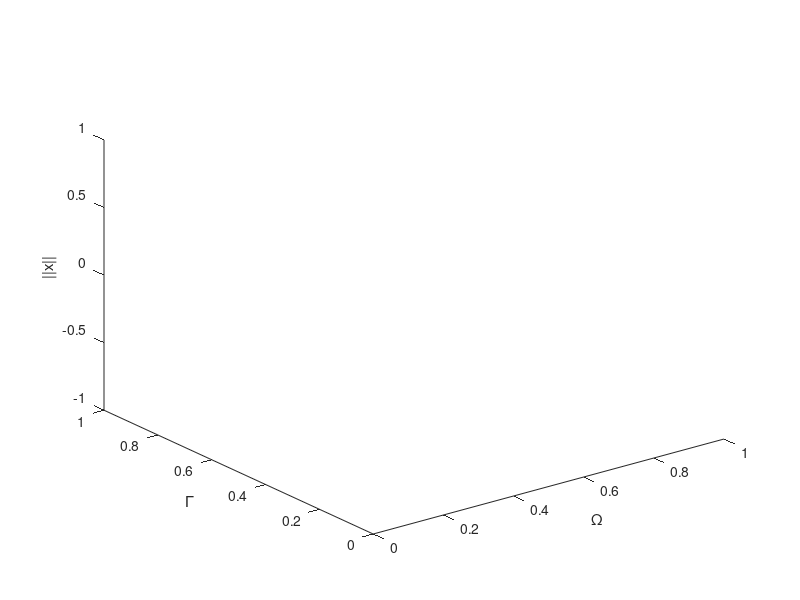

Write the MATLAB code that produced this figure. (Note: this script raises an error after producing the figure.)
% DUFFING_DEMO Run a series of continuations on a Duffing equation

% Written by David A.W. Barton (david.barton@bristol.ac.uk) 2015
% Adapted by Ludovic Renson (l.renson@imperial.ac.uk) 2023

% Create a figure for plotting
figure;    
ax = gca();
hold(ax, 'on');
xlabel(ax, '\Omega');
ylabel(ax, '\Gamma');
zlabel(ax, '||x||');
view(ax, 3);

%% Generate an initial solution by simulation

p0 = [0.01, 1, 0.1, 0.1, 0.4]'; % Initial parameter values
%sol = ode45(@(t, x)duffing(t, x, p0), [0, 10], zeros(2, 1), odeset('RelTol', 1e-8)); % Simulate
t0 = linspace(0, 1, 101)'; % 101 data points initially
%x0 = deval(sol, sol.x(end) - t0(end) + t0)'; % Interpolate to get the required data

x0 = zeros(length(t0), 2);

%% Do an initial continuation in p2 to generate starting points for further continuation

% Create an empty COCO problem structure
prob = coco_prob();

% Tell COCO that it is a non-autonomous (time varying) problem
prob = coco_set(prob, 'ode', 'autonomous', false);

% Increase the number of mesh points used
prob = coco_set(prob, 'coll', 'NTST', 60);

% Turn adaptive meshing on (adapt every n steps)
prob = coco_set(prob, 'cont', 'NAdapt', 5); % Adapt every 5 steps

% Decrease the maximum step size
prob = coco_set(prob, 'cont', 'h_max', 1);

% Create a continuation problem: start with an isol (initial solution -
% user provided) and do a po continuation (periodic orbit), hence use
% the "isol2po" function
prob = ode_isol2po(prob, ...
    '', ...           % OID - only used if embedding this problem in a larger problem
    @duffing, ...     % Right-hand side of equations of motion (optionally the derivatives can also be provided to improve speed)
    t0, ...           % Mesh for the initial solution
    x0, ...           % Initial solution
    {'xi', 'omega', 'beta', 'Gamma', 'Omega'}, ... % Parameter names
    p0);              % Initial parameter values

% Add a user defined event to output the values at certain parameter values
prob = coco_add_event(prob, 'UZ', 'Gamma', [0.05, 0.1, 0.15, 0.2]); % Output when Gamma = 0.05, 0.1 or 0.2

% Tell COCO to store extra information about the periodic orbits
prob = coco_add_slot(prob, 'slot_bd_min_max', @slot_bd_min_max, [], 'bddat');
%prob = coco_add_slot(prob, 'slot_bd_l2', @slot_bd_l2, [], 'bddat');

% Run COCO with the provided continuation problem
bd0 = coco(prob, ...
    'run0', ...             % Name of the continuation run (arbitrary) used for future references
    [], ...                 % Continuation problem is already defined by ode_isol2ep so this term is empty
    'Gamma', ...            % Continuation parameter
    [0.01, 0.25]);          % Parameter range of interest

% Get the data for plotting
p1 = coco_bd_col(bd0, 'Omega'); % Get the Omega parameter
p2 = coco_bd_col(bd0, 'Gamma'); % Get the Gamma parameter
x_max = coco_bd_col(bd0, 'x_max')';   % Get the state vector
stab = coco_bd_col(bd0, 'po.test.USTAB') == 0; % Get the stability

% Plot
plot3(ax, p1, p2, x_max(1, :), 'k-'); % The branch
plot3(ax, p1(stab), p2(stab), x_max(1, stab), 'b.'); % Stable solutions
plot3(ax, p1(~stab), p2(~stab), x_max(1, ~stab), 'r.'); % Unstable solutions
drawnow;

%% Start a continuation for each of the UZ points
uz_labs = coco_bd_labs(bd0, 'UZ');
bd = cell(1, length(uz_labs));
for i = 1:length(uz_labs)

    % Create an empty COCO problem structure
    prob = coco_prob();

    prob = coco_set(prob, 'po', 'TR', false);

    % Create a continuation problem: start with po (periodic orbit) and do
    % a po continuation (periodic orbit), hence use the "po2po" function
    prob = ode_po2po(prob, ...
        '', ...        % OID - only used if embedding this problem in a larger problem
        'run0', ...    % Name of previous run to start from
        uz_labs(i));   % Label on previous run to start from

    % Tell COCO to store extra information about the periodic orbits
    prob = coco_add_slot(prob, 'slot_bd_min_max', @slot_bd_min_max, [], 'bddat');
%     prob = coco_add_slot(prob, 'slot_bd_l2', @slot_bd_l2, [], 'bddat');

    % Turn adaptive meshing on (adapt every n steps)
    prob = coco_set(prob, 'cont', 'NAdapt', 4); % Adapt every 5 steps

    % Increase the maximum step size
    prob = coco_set(prob, 'cont', 'h_max', 10);

    % Increase the number of continuation steps
    prob = coco_set(prob, 'cont', 'ItMX', 300);
    
    
    % Run COCO with the provided continuation problem
    bd{i} = coco(prob, ...
        sprintf('run%d', i), ... % Name of the continuation run (arbitrary) used for future references
        [], ...                  % Continuation problem is already defined by ode_isol2ep so this term is empty
        'Omega', ...             % Continuation parameter
        [0.2, 2]);           % Parameter range of interest

    % Get the data for plotting
    p1 = coco_bd_col(bd{i}, 'Omega'); % Get the Omega parameter
    p2 = coco_bd_col(bd{i}, 'Gamma'); % Get the Gamma parameter
    x_max = coco_bd_col(bd{i}, 'x_max')';   % Get the state vector
    stab = coco_bd_col(bd{i}, 'po.test.USTAB') == 0; % Get the stability

    % Plot
    plot3(ax, p1, p2, x_max(1, :), 'k-'); % The branch
    plot3(ax, p1(stab), p2(stab), x_max(1, stab), 'b.'); % Stable solutions
    plot3(ax, p1(~stab), p2(~stab), x_max(1, ~stab), 'r.'); % Unstable solutions
    drawnow;
    
end

%% Continue a branch of saddle node bifurcations

% Get the label of a saddle node bifurcation point
sn_labs = coco_bd_labs(bd{1}, 'SN');

% Create an empty COCO problem structure
prob = coco_prob();

% Increase the number of mesh points used
prob = coco_set(prob, 'coll', 'NTST', 100);

% Create a continuation problem: start with SN (saddle node bifurcation)
% and do a SN continuation (saddle node bifurcation), hence use the "SN2SN"
% function
prob = ode_SN2SN(prob, ...
    '', ...        % OID - only used if embedding this problem in a larger problem
    'run1', ...    % Name of previous run to start from
    sn_labs(1));   % Label on previous run to start from

% Tell COCO to store extra information about the periodic orbits
prob = coco_add_slot(prob, 'slot_bd_min_max', @slot_bd_min_max, [], 'bddat');
% prob = coco_add_slot(prob, 'slot_bd_l2', @slot_bd_l2, [], 'bddat');

% Turn adaptive meshing on (adapt every n steps)
prob = coco_set(prob, 'cont', 'NAdapt', 4); % Adapt every 5 steps

% Increase the maximum step size
% prob = coco_set(prob, 'cont', 'h_max', 10);

% Increase the number of continuation steps
prob = coco_set(prob, 'cont', 'ItMX', 500);

% Run COCO with the provided continuation problem
bd_sn = coco(prob, ...
    sprintf('run%d', i), ... % Name of the continuation run (arbitrary) used for future references
    [], ...                  % Continuation problem is already defined by ode_isol2ep so this term is empty
    {'Gamma', 'Omega'}, ...  % Continuation parameter
    {[0.01,  0.25], [0.2, 2]}); % Parameter range of interest

% Get the data for plotting
p1 = coco_bd_col(bd_sn, 'Omega'); % Get the Omega parameter
p2 = coco_bd_col(bd_sn, 'Gamma'); % Get the Gamma parameter
x_max = coco_bd_col(bd_sn, 'x_max')';   % Get the state vector

% Plot
plot3(ax, p1, p2, x_max(1, :), 'g.-'); % The branch
drawnow;